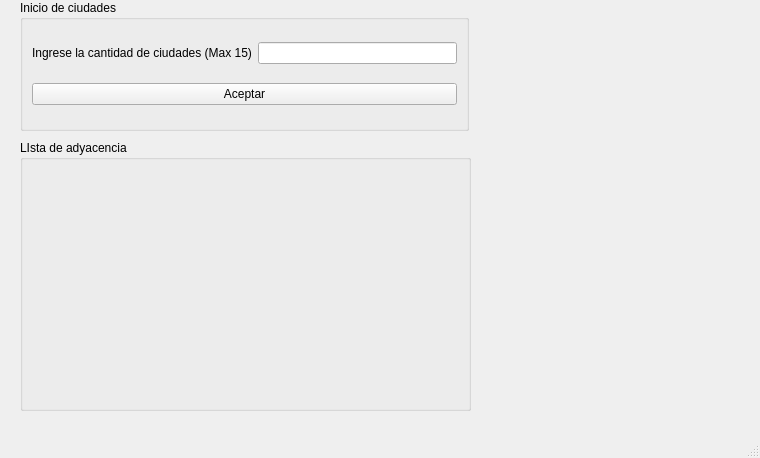
<?xml version="1.0" encoding="UTF-8"?>
<ui version="4.0">
 <class>Rent_Car</class>
 <widget class="QMainWindow" name="Rent_Car">
  <property name="geometry">
   <rect>
    <x>0</x>
    <y>0</y>
    <width>760</width>
    <height>458</height>
   </rect>
  </property>
  <property name="windowTitle">
   <string>Rent_Car</string>
  </property>
  <widget class="QWidget" name="centralwidget">
   <widget class="QGroupBox" name="groupBox">
    <property name="geometry">
     <rect>
      <x>20</x>
      <y>0</y>
      <width>449</width>
      <height>131</height>
     </rect>
    </property>
    <property name="title">
     <string>Inicio de ciudades</string>
    </property>
    <layout class="QVBoxLayout" name="verticalLayout">
     <item>
      <layout class="QHBoxLayout" name="horizontalLayout">
       <item>
        <widget class="QLabel" name="label_ingCiudades">
         <property name="text">
          <string>Ingrese la cantidad de ciudades (Max 15)</string>
         </property>
        </widget>
       </item>
       <item>
        <widget class="QLineEdit" name="lineEdit_ciudades"/>
       </item>
      </layout>
     </item>
     <item>
      <widget class="QPushButton" name="pushButton_aceptar_Cciudades">
       <property name="text">
        <string>Aceptar</string>
       </property>
      </widget>
     </item>
    </layout>
   </widget>
   <widget class="QGroupBox" name="groupBox_2">
    <property name="geometry">
     <rect>
      <x>20</x>
      <y>140</y>
      <width>451</width>
      <height>271</height>
     </rect>
    </property>
    <property name="title">
     <string>LIsta de adyacencia</string>
    </property>
    <layout class="QVBoxLayout" name="verticalLayout_2">
     <item>
      <widget class="QLabel" name="label_adyacencia">
       <property name="minimumSize">
        <size>
         <width>427</width>
         <height>127</height>
        </size>
       </property>
       <property name="text">
        <string/>
       </property>
      </widget>
     </item>
    </layout>
   </widget>
  </widget>
  <widget class="QMenuBar" name="menubar">
   <property name="geometry">
    <rect>
     <x>0</x>
     <y>0</y>
     <width>760</width>
     <height>22</height>
    </rect>
   </property>
  </widget>
  <widget class="QStatusBar" name="statusbar"/>
 </widget>
 <resources/>
 <connections/>
</ui>
